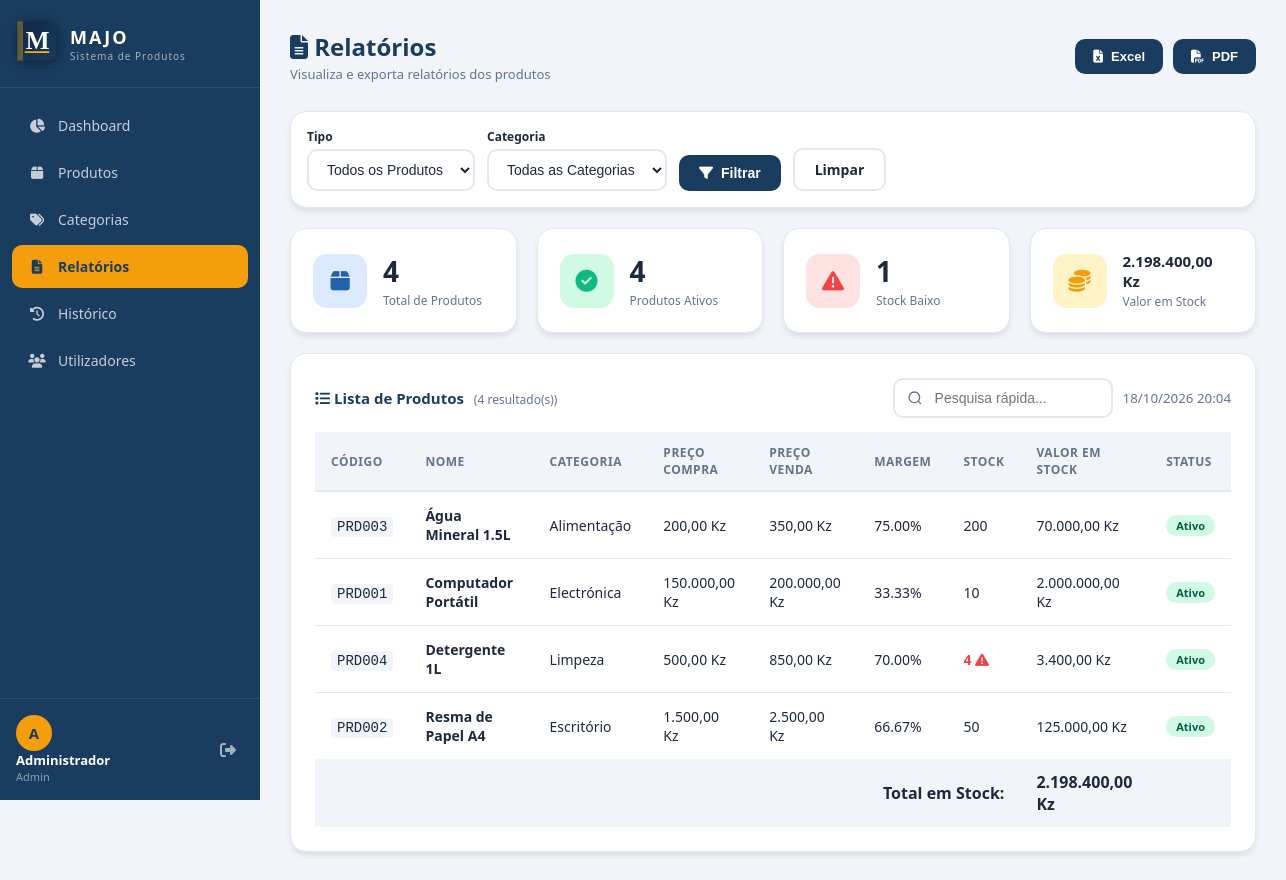
Page /pages/relatorios.php (signed in) on the committed database.
### tables this page shows
CREATE TABLE IF NOT EXISTS produtos (
    id INT AUTO_INCREMENT PRIMARY KEY,
    codigo VARCHAR(50) NOT NULL UNIQUE,
    nome VARCHAR(150) NOT NULL,
    descricao TEXT,
    categoria_id INT,
    preco_compra DECIMAL(10,2) DEFAULT 0.00,
    preco_venda DECIMAL(10,2) DEFAULT 0.00,
    margem_lucro DECIMAL(5,2) DEFAULT 0.00,
    quantidade_stock INT DEFAULT 0,
    stock_minimo INT DEFAULT 5,
    unidade_medida VARCHAR(20) DEFAULT 'un',
    imagem VARCHAR(255),
    codigo_barras VARCHAR(100),
    status ENUM('ativo', 'inativo') DEFAULT 'ativo',
    criado_por INT,
    criado_em TIMESTAMP DEFAULT CURRENT_TIMESTAMP,
    atualizado_em TIMESTAMP DEFAULT CURRENT_TIMESTAMP ON UPDATE CURRENT_TIMESTAMP,
    FOREIGN KEY (categoria_id) REFERENCES categorias(id) ON DELETE SET NULL,
    FOREIGN KEY (criado_por) REFERENCES utilizadores(id) ON DELETE SET NULL
);

CREATE TABLE IF NOT EXISTS categorias (
    id INT AUTO_INCREMENT PRIMARY KEY,
    nome VARCHAR(100) NOT NULL,
    descricao TEXT,
    criado_em TIMESTAMP DEFAULT CURRENT_TIMESTAMP
);

### includes/sessao.php (called while the page is built, shortened)
<?php
function formatarPreco($valor) {
    return number_format((float)$valor, 2, ',', '.') . ' Kz';
}

### pages/relatorios.php (the view, shortened to what this page needs)
<?php
require_once '../includes/sessao.php';
require_once '../includes/conexao.php';
$tipo      = $_GET['tipo']      ?? 'todos';
$where_parts = ["1=1"];
$where = "WHERE " . implode(" AND ", $where_parts);
$sql_prod = "SELECT p.*, c.nome as categoria_nome
             FROM produtos p
             LEFT JOIN categorias c ON p.categoria_id = c.id
             $where ORDER BY p.nome";
$stmt_prod = $conn->prepare($sql_prod);
$stmt_prod->execute();
$produtos = $stmt_prod->get_result();
$sql_stats = "SELECT
    COUNT(*) as total,
    SUM(CASE WHEN p.status='ativo' THEN 1 ELSE 0 END) as ativos,
    SUM(CASE WHEN p.quantidade_stock <= p.stock_minimo THEN 1 ELSE 0 END) as stock_baixo,
    COALESCE(SUM(p.preco_venda * p.quantidade_stock), 0) as valor_total_stock
    FROM produtos p
    LEFT JOIN categorias c ON p.categoria_id = c.id
    $where";
$stmt_stats = $conn->prepare($sql_stats);
$stmt_stats->execute();
$stats = $stmt_stats->get_result()->fetch_assoc();
require_once '../includes/header.php';
?>
<div class="page-header">
    <div>
        <div class="page-titulo"><i class="fas fa-file-alt"></i> Relatórios</div>
        <div class="page-subtitulo">Visualiza e exporta relatórios dos produtos</div>
    </div>
    <div style="display:flex; gap:10px;">
        <button onclick="exportarExcel('tabela-relatorio','Relatorio_MAJO')" class="btn btn-exportar">
            <i class="fas fa-file-excel"></i> Excel
        </button>
        <button onclick="exportarPDF('Relatorio de Produtos MAJO LDA')" class="btn btn-exportar">
            <i class="fas fa-file-pdf"></i> PDF
        </button>
    </div>
</div>
<div class="card" style="margin-bottom:20px; padding:16px;">
    <form method="GET" style="display:flex; gap:12px; flex-wrap:wrap; align-items:flex-end;">
        <div>
            <label style="font-size:12px;font-weight:600;display:block;margin-bottom:4px;">Tipo</label>
            <select name="tipo" class="form-control">
                <option value="todos"       <?= $tipo==='todos'       ? 'selected':'' ?>>Todos os Produtos</option>
            </select>
        </div>
        <div>
            <label style="font-size:12px;font-weight:600;display:block;margin-bottom:4px;">Categoria</label>
            <select name="categoria" class="form-control">
                <option value="0">Todas as Categorias</option>
            </select>
        </div>
        <button type="submit" class="btn btn-primario"><i class="fas fa-filter"></i> Filtrar</button>
        <a href="relatorios.php" class="btn btn-outline">Limpar</a>
    </form>
</div>
<div class="cards-grid" style="margin-bottom:20px;">
    <div class="card-stat">
        <div class="card-stat-icon icon-azul"><i class="fas fa-box"></i></div>
        <div><div class="card-stat-valor"><?= $stats['total'] ?? 0 ?></div><div class="card-stat-label">Total de Produtos</div></div>
    </div>
    <div class="card-stat">
        <div class="card-stat-icon icon-verde"><i class="fas fa-check-circle"></i></div>
        <div><div class="card-stat-valor"><?= $stats['ativos'] ?? 0 ?></div><div class="card-stat-label">Produtos Ativos</div></div>
    </div>
    <div class="card-stat">
        <div class="card-stat-icon icon-vermelho"><i class="fas fa-exclamation-triangle"></i></div>
        <div><div class="card-stat-valor"><?= $stats['stock_baixo'] ?? 0 ?></div><div class="card-stat-label">Stock Baixo</div></div>
    </div>
    <div class="card-stat">
        <div class="card-stat-icon icon-laranja"><i class="fas fa-coins"></i></div>
        <div><div class="card-stat-valor" style="font-size:15px;"><?= formatarPreco($stats['valor_total_stock'] ?? 0) ?></div><div class="card-stat-label">Valor em Stock</div></div>
    </div>
</div>
<div class="card">
    <div style="display:flex; justify-content:space-between; align-items:center; margin-bottom:14px; flex-wrap:wrap; gap:10px;">
        <h3 style="font-size:15px; color:var(--primaria);">
            <i class="fas fa-list"></i> Lista de Produtos
            <span style="font-size:12px; color:var(--texto-claro); font-weight:normal; margin-left:6px;">(<?= $produtos->num_rows ?> resultado(s))</span>
        </h3>
        <div style="display:flex; gap:10px; align-items:center;">
            <input type="text" id="pesquisa-rapida" class="input-pesquisa" style="width:220px;" placeholder="Pesquisa rápida...">
            <small style="color:var(--texto-claro);"><?= date('d/m/Y H:i') ?></small>
        </div>
    </div>
    <div class="tabela-container">
        <table id="tabela-relatorio">
            <thead>
                <tr>
                    <th>Código</th><th>Nome</th><th>Categoria</th>
                    <th>Preço Compra</th><th>Preço Venda</th><th>Margem</th>
                    <th>Stock</th><th>Valor em Stock</th><th>Status</th>
                </tr>
            </thead>
            <tbody>
                <?php
                $total_valor = 0;
                while($p = $produtos->fetch_assoc()):
                    $valor_stock = $p['preco_venda'] * $p['quantidade_stock'];
                    $total_valor += $valor_stock;
                ?>
                <tr>
                    <td><code style="background:var(--fundo);padding:2px 6px;border-radius:4px;"><?= htmlspecialchars($p['codigo']) ?></code></td>
                    <td><strong><?= htmlspecialchars($p['nome']) ?></strong></td>
                    <td><?= htmlspecialchars($p['categoria_nome'] ?? '—') ?></td>
                    <td><?= formatarPreco($p['preco_compra']) ?></td>
                    <td><?= formatarPreco($p['preco_venda']) ?></td>
                    <td><?= $p['margem_lucro'] ?>%</td>
                    <td style="<?= $p['quantidade_stock'] <= $p['stock_minimo'] ? 'color:var(--perigo);font-weight:bold;' : '' ?>">
                        <?= $p['quantidade_stock'] ?>
                        <?php if($p['quantidade_stock'] <= $p['stock_minimo']): ?><i class="fas fa-exclamation-triangle" title="Stock baixo"></i><?php endif; ?>
                    </td>
                    <td><?= formatarPreco($valor_stock) ?></td>
                    <td><span class="badge badge-<?= $p['status'] ?>"><?= ucfirst($p['status']) ?></span></td>
                </tr>
                <?php endwhile; ?>
            </tbody>
            <tfoot>
                <tr style="background:var(--fundo);font-weight:700;">
                    <td colspan="7" style="text-align:right;padding:12px 16px;">Total em Stock:</td>
                    <td style="padding:12px 16px;"><?= formatarPreco($total_valor) ?></td>
                    <td></td>
                </tr>
            </tfoot>
        </table>
    </div>
</div>
<?php require_once '../includes/footer.php'; ?>

### assets/css/estilo.css (style rules this page uses)
:root { --primaria: #1a3c5e; --primaria-clara: #2563a8; --acento: #f59e0b; --acento-claro: #fbbf24; --sucesso: #10b981; --perigo: #ef4444; --aviso: #f59e0b; --fundo: #f1f5f9; --branco: #ffffff; --texto: #1e293b; --texto-claro: #64748b; --borda: #e2e8f0; --sidebar-largura: 260px; --sombra: 0 4px 6px -1px rgba(0,0,0,0.1); --sombra-media: 0 10px 15px -3px rgba(0,0,0,0.1); }
* { margin: 0; padding: 0; box-sizing: border-box; }
body { font-family: 'Segoe UI', Tahoma, sans-serif; background: var(--fundo); color: var(--texto); display: flex; min-height: 100vh; }
a { text-decoration: none; color: inherit; }
.page-header { display: flex; align-items: center; justify-content: space-between; margin-bottom: 28px; flex-wrap: wrap; gap: 12px; }
.page-titulo { font-size: 24px; font-weight: 700; color: var(--primaria); }
.page-subtitulo { font-size: 13px; color: var(--texto-claro); margin-top: 2px; }
.card { background: var(--branco); border-radius: 16px; padding: 24px; box-shadow: var(--sombra); border: 1px solid var(--borda); }
.cards-grid { display: grid; grid-template-columns: repeat(auto-fit, minmax(220px, 1fr)); gap: 20px; margin-bottom: 28px; }
.card-stat { background: var(--branco); border-radius: 16px; padding: 22px; box-shadow: var(--sombra); display: flex; align-items: center; gap: 16px; border: 1px solid var(--borda); transition: transform 0.2s, box-shadow 0.2s; }
.card-stat-icon { width: 54px; height: 54px; border-radius: 14px; display: flex; align-items: center; justify-content: center; font-size: 22px; flex-shrink: 0; }
.icon-azul { background: #dbeafe; color: var(--primaria-clara); }
.icon-verde { background: #d1fae5; color: var(--sucesso); }
.icon-laranja { background: #fef3c7; color: var(--aviso); }
.icon-vermelho { background: #fee2e2; color: var(--perigo); }
.card-stat-valor { font-size: 28px; font-weight: 800; color: var(--texto); }
.card-stat-label { font-size: 12px; color: var(--texto-claro); margin-top: 2px; }
.tabela-container { overflow-x: auto; }
table { width: 100%; border-collapse: collapse; }
thead th { background: var(--fundo); padding: 12px 16px; text-align: left; font-size: 12px; font-weight: 600; text-transform: uppercase; letter-spacing: 0.5px; color: var(--texto-claro); border-bottom: 2px solid var(--borda); }
tbody td { padding: 14px 16px; border-bottom: 1px solid var(--borda); font-size: 14px; vertical-align: middle; }
tbody tr:last-child td { border-bottom: none; }
.btn { display: inline-flex; align-items: center; gap: 8px; padding: 10px 20px; border-radius: 10px; font-size: 14px; font-weight: 600; border: none; cursor: pointer; transition: all 0.2s; text-decoration: none; }
.btn-primario { background: var(--primaria); color: white; }
.btn-outline { background: transparent; border: 2px solid var(--borda); color: var(--texto); }
label { font-size: 13px; font-weight: 600; color: var(--texto); }
.form-control { padding: 10px 14px; border: 2px solid var(--borda); border-radius: 10px; font-size: 14px; color: var(--texto); transition: border-color 0.2s; background: var(--branco); width: 100%; }
select.form-control { cursor: pointer; }
.badge { display: inline-block; padding: 3px 10px; border-radius: 20px; font-size: 11px; font-weight: 600; }
.badge-ativo { background: #d1fae5; color: #065f46; }
.input-pesquisa { flex: 1; min-width: 200px; padding: 10px 14px 10px 40px; border: 2px solid var(--borda); border-radius: 10px; font-size: 14px; background-color: var(--branco); }
.btn-exportar { display: inline-flex; align-items: center; gap: 8px; padding: 10px 18px; border-radius: 10px; font-size: 13px; font-weight: 600; cursor: pointer; border: none; transition: all 0.2s; background: var(--primaria); color: white; text-decoration: none; }

### rows in the picture
produtos: codigo "PRD003", nome "Água Mineral 1.5L", categoria.nome "Alimentação", preco_compra "200,00 Kz", preco_venda "350,00 Kz", margem_lucro "75.00", quantidade_stock "200", formatarPreco($valor_stock) "70.000,00 Kz", status "Ativo"
produtos: codigo "PRD001", nome "Computador Portátil", categoria.nome "Electrónica", preco_compra "150.000,00 Kz", preco_venda "200.000,00 Kz", margem_lucro "33.33", quantidade_stock "10", formatarPreco($valor_stock) "2.000.000,00 Kz", status "Ativo"
produtos: codigo "PRD004", nome "Detergente 1L", categoria.nome "Limpeza", preco_compra "500,00 Kz", preco_venda "850,00 Kz", margem_lucro "70.00", quantidade_stock "4", formatarPreco($valor_stock) "3.400,00 Kz", status "Ativo"
produtos: codigo "PRD002", nome "Resma de Papel A4", categoria.nome "Escritório", preco_compra "1.500,00 Kz", preco_venda "2.500,00 Kz", margem_lucro "66.67", quantidade_stock "50", formatarPreco($valor_stock) "125.000,00 Kz", status "Ativo"

### other values in the picture
substr($_SESSION['nome'] ?? 'U', 0, 1) "A"
$_SESSION['nome'] "Administrador"
$_SESSION['perfil'] "Admin"
$stats['total'] "4"
$stats['ativos'] "4"
$stats['stock_baixo'] "1"
formatarPreco($stats['valor_total_stock'] ?? 0) "2.198.400,00 Kz"
$produtos->num_rows "4"
formatarPreco($total_valor) "2.198.400,00 Kz"
